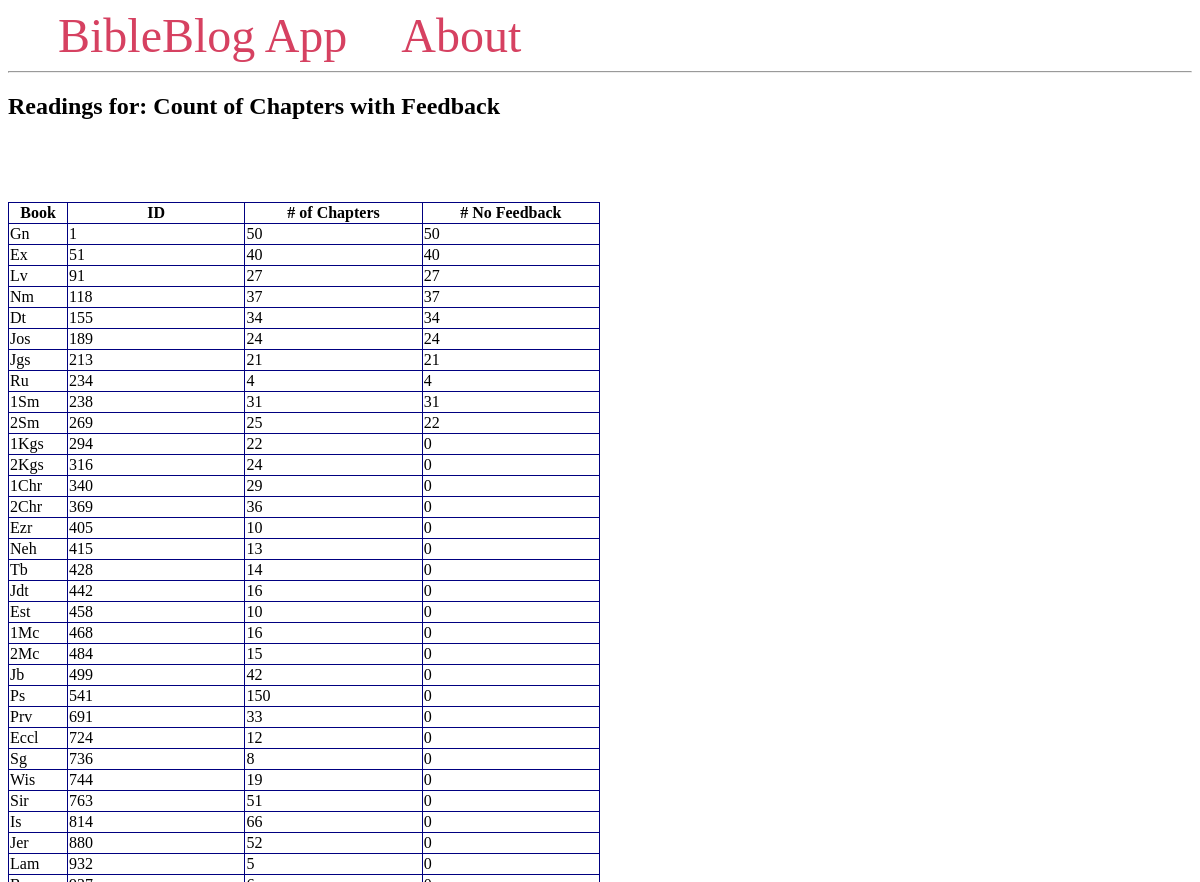
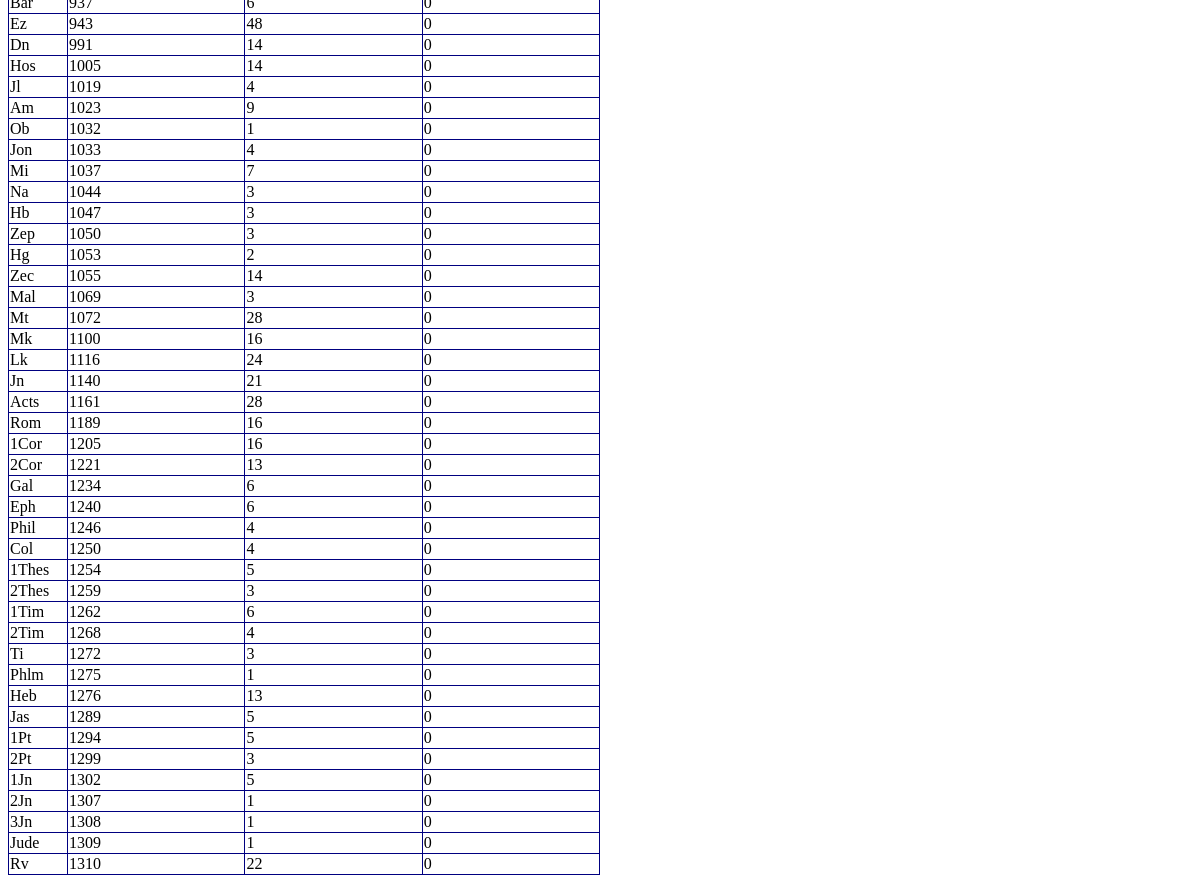
/books, run on the app's committed database (2 pictures, top to bottom).
### tables this page shows
CREATE TABLE bblog2428(
  Bid INT,
  Doy INT,
  Bdate TEXT,
  Book TEXT,
  Chapter INT,
  Feedback REAL
);

### app.py (the view)
@app.route('/books')
def books():         # Parm = book name from the DB
    Title="Count of Chapters with Feedback"
    con = get_db_connection()
    reads = con.execute("""SELECT Book, min(Bid), count(Chapter), count(Feedback)
                                    FROM bblog2428
                                    GROUP BY Book
                                    HAVING count(Feedback)<>'None'
                                    ORDER BY min(Bid)""").fetchall()
    return render_template('books.html', reads=reads, Title=Title)

### app.py (called while the page is built)
def get_db_connection():
    global db_name
    con = sqlite3.connect(db_name)
    con.row_factory = sqlite3.Row
    return con

### templates/books.html
{% extends 'base.html' %}
{% block content %}
  <h2>{% block title %} Readings for: {{ Title }} {% endblock %}</h2>
  <form class='report'>
      <br/>
      <table style="border-collapse:collapse;table-layout:auto;width: 50%">
        <col style="width:10%; text-align: center;">
        <col style="width:30%; text-align: center;">
        <col style="width:30%; text-align: center;">
        <col style="width:30%; text-align: center;">
        <tr>
          <pre><th>Book</th></pre>
          <pre><th>ID</th></pre>
          <pre><th># of Chapters</th></pre>
          <pre><th># No Feedback</th></pre>
        </tr><br>
        {% for read in reads %}
        <tr>
          <pre><td>{{ read[0] }}</td></pre>
          <pre><td>{{ read[1] }}</td></pre>
          <pre><td>{{ read[2] }}</td></pre>
          <pre><td>{{ read[3] }}</td></pre>
        </tr>
        {% endfor %}
      </table>
  </form>
{% endblock %}

### templates/base.html (shortened to what this page needs)
<!DOCTYPE html>
<html lang="en">
<head>
</head>
<body>
    <nav>
        <a href="{{ url_for('index') }}">BibleBlog App</a>
        <a href="#">About</a>
    </nav>
    <hr>
    <div class="content">
        {% block content %} {% endblock %}
    </div>
</body>
</html>

### templates/base.html (style rules this page uses)
table, th, td { border: 1px solid navy; border-collapse: collapse; }
nav a { color: #d64161; font-size: 3em; margin-left: 50px; text-decoration: none; }

### data on the page
bblog2428: Book "Phlm", Bid "1275", Chapter "1", read "0"
bblog2428: Book "2Jn", Bid "1307", Chapter "1", read "0"
bblog2428: Book "3Jn", Bid "1308", Chapter "1", read "0"
bblog2428: Book "Jude", Bid "1309", Chapter "1", read "0"

### other printed values
{{ Title }} "Count of Chapters with Feedback"
{{ read[0] }} "Gn" "Ex" "Lv" "Nm" "Dt" "Jos" "Jgs" "Ru" "1Sm" "2Sm" "1Kgs" "2Kgs" "1Chr" "2Chr" "Ezr" "Neh" "Tb" "Jdt" "Est" "1Mc" "2Mc" "Jb" "Ps" "Prv" "Eccl" "Sg" "Wis" "Sir" "Is" "Jer" "Lam" "Bar" "Ez" "Dn" "Hos" "Jl" "Am" "Ob" "Jon" "Mi" "Na" "Hb" "Zep" "Hg" "Zec" "Mal" "Mt" "Mk" "Lk" "Jn" "Acts" "Rom" "1Cor" "2Cor" "Gal" "Eph" "Phil" "Col" "1Thes" "2Thes" "1Tim" "2Tim" "Ti" "Heb" "Jas" "1Pt" "2Pt" "1Jn" "Rv"
{{ read[1] }} "1" "51" "91" "118" "155" "189" "213" "234" "238" "269" "294" "316" "340" "369" "405" "415" "428" "442" "458" "468" "484" "499" "541" "691" "724" "736" "744" "763" "814" "880" "932" "937" "943" "991" "1005" "1019" "1023" "1032" "1033" "1037" "1044" "1047" "1050" "1053" "1055" "1069" "1072" "1100" "1116" "1140" "1161" "1189" "1205" "1221" "1234" "1240" "1246" "1250" "1254" "1259" "1262" "1268" "1272" "1276" "1289" "1294" "1299" "1302" "1310"
{{ read[2] }} "50" "40" "27" "37" "34" "24" "21" "4" "31" "25" "22" "24" "29" "36" "10" "13" "14" "16" "10" "16" "15" "42" "150" "33" "12" "8" "19" "51" "66" "52" "5" "6" "48" "14" "14" "4" "9" "1" "4" "7" "3" "3" "3" "2" "14" "3" "28" "16" "24" "21" "28" "16" "16" "13" "6" "6" "4" "4" "5" "3" "6" "4" "3" "13" "5" "5" "3" "5" "22"
{{ read[3] }} "50" "40" "27" "37" "34" "24" "21" "4" "31" "22" "0" "0" "0" "0" "0" "0" "0" "0" "0" "0" "0" "0" "0" "0" "0" "0" "0" "0" "0" "0" "0" "0" "0" "0" "0" "0" "0" "0" "0" "0" "0" "0" "0" "0" "0" "0" "0" "0" "0" "0" "0" "0" "0" "0" "0" "0" "0" "0" "0" "0" "0" "0" "0" "0" "0" "0" "0" "0" "0"
